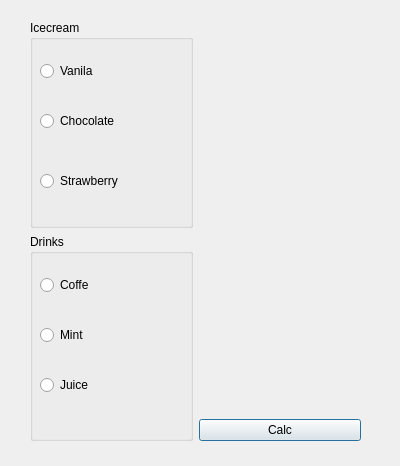
<?xml version="1.0" encoding="UTF-8"?>
<ui version="4.0">
 <class>Dialog</class>
 <widget class="QDialog" name="Dialog">
  <property name="geometry">
   <rect>
    <x>0</x>
    <y>0</y>
    <width>400</width>
    <height>466</height>
   </rect>
  </property>
  <property name="windowTitle">
   <string>Dialog</string>
  </property>
  <widget class="QWidget" name="">
   <property name="geometry">
    <rect>
     <x>30</x>
     <y>20</y>
     <width>331</width>
     <height>421</height>
    </rect>
   </property>
   <layout class="QGridLayout" name="gridLayout">
    <item row="0" column="0" rowspan="4">
     <layout class="QVBoxLayout" name="verticalLayout">
      <item>
       <widget class="QGroupBox" name="groupBox">
        <property name="title">
         <string>Icecream</string>
        </property>
        <widget class="QRadioButton" name="radioButton">
         <property name="geometry">
          <rect>
           <x>10</x>
           <y>40</y>
           <width>116</width>
           <height>22</height>
          </rect>
         </property>
         <property name="text">
          <string>Vanila</string>
         </property>
        </widget>
        <widget class="QRadioButton" name="radioButton_2">
         <property name="geometry">
          <rect>
           <x>10</x>
           <y>90</y>
           <width>116</width>
           <height>22</height>
          </rect>
         </property>
         <property name="text">
          <string>Chocolate</string>
         </property>
        </widget>
        <widget class="QRadioButton" name="radioButton_3">
         <property name="geometry">
          <rect>
           <x>10</x>
           <y>150</y>
           <width>116</width>
           <height>22</height>
          </rect>
         </property>
         <property name="text">
          <string>Strawberry</string>
         </property>
        </widget>
       </widget>
      </item>
      <item>
       <widget class="QGroupBox" name="groupBox_2">
        <property name="autoFillBackground">
         <bool>false</bool>
        </property>
        <property name="title">
         <string>Drinks</string>
        </property>
        <property name="flat">
         <bool>false</bool>
        </property>
        <property name="checkable">
         <bool>false</bool>
        </property>
        <widget class="QRadioButton" name="radioButton_4">
         <property name="geometry">
          <rect>
           <x>10</x>
           <y>40</y>
           <width>116</width>
           <height>22</height>
          </rect>
         </property>
         <property name="text">
          <string>Coffe</string>
         </property>
        </widget>
        <widget class="QRadioButton" name="radioButton_5">
         <property name="geometry">
          <rect>
           <x>10</x>
           <y>90</y>
           <width>116</width>
           <height>22</height>
          </rect>
         </property>
         <property name="text">
          <string>Mint</string>
         </property>
        </widget>
        <widget class="QRadioButton" name="radioButton_6">
         <property name="geometry">
          <rect>
           <x>10</x>
           <y>140</y>
           <width>116</width>
           <height>22</height>
          </rect>
         </property>
         <property name="text">
          <string>Juice</string>
         </property>
        </widget>
       </widget>
      </item>
     </layout>
    </item>
    <item row="0" column="1">
     <spacer name="verticalSpacer">
      <property name="orientation">
       <enum>Qt::Vertical</enum>
      </property>
      <property name="sizeHint" stdset="0">
       <size>
        <width>20</width>
        <height>40</height>
       </size>
      </property>
     </spacer>
    </item>
    <item row="1" column="1">
     <spacer name="verticalSpacer_2">
      <property name="orientation">
       <enum>Qt::Vertical</enum>
      </property>
      <property name="sizeHint" stdset="0">
       <size>
        <width>20</width>
        <height>40</height>
       </size>
      </property>
     </spacer>
    </item>
    <item row="2" column="1">
     <widget class="QLabel" name="label">
      <property name="text">
       <string/>
      </property>
     </widget>
    </item>
    <item row="3" column="1">
     <widget class="QPushButton" name="pushButton">
      <property name="text">
       <string>Calc</string>
      </property>
     </widget>
    </item>
   </layout>
  </widget>
 </widget>
 <resources/>
 <connections/>
</ui>
